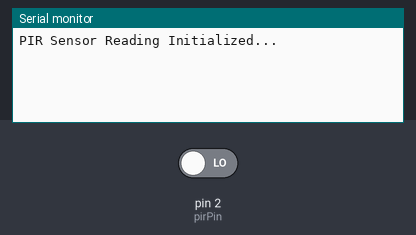
This sketch was run on a simulated Arduino Uno, built with avr-gcc and run on an emulated ATmega328P. Parts: the last lines printed to the serial monitor. The inputs (shaded band) are chosen by the test bench; at power-on: pin 2 (pirPin) LOW.

Above: at 1.2 s.
1.3 s: pin 2 (pirPin) driven HIGH
At 2.5 s:
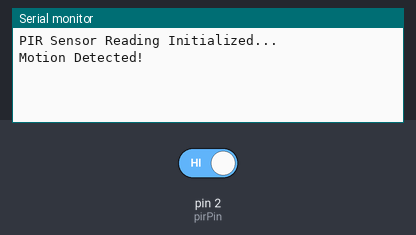
2.8 s: pin 2 (pirPin) driven LOW
At 3.9 s:
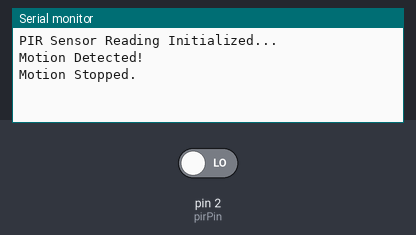

The sketch:

pir.ino
```cpp
const int pirPin = 2;       // The pin where PIR OUT is connected
int motionState = LOW;      // Current state of motion
int lastState = LOW;        // To track state changes

void setup() {
  pinMode(pirPin, INPUT);
  Serial.begin(9600);
  Serial.println("PIR Sensor Reading Initialized...");
}

void loop() {
  motionState = digitalRead(pirPin);

  if (motionState == HIGH && lastState == LOW) {
    Serial.println("Motion Detected!");
    lastState = HIGH;
  } else if (motionState == LOW && lastState == HIGH) {
    Serial.println("Motion Stopped.");
    lastState = LOW;
  }

  delay(100); // small debounce delay
}
```

Measured:
- after the input at 1.3 s, the serial monitor: prints a new line at once (image 1)
- after the input at 2.8 s, the serial monitor: prints a new line at once (image 2)
